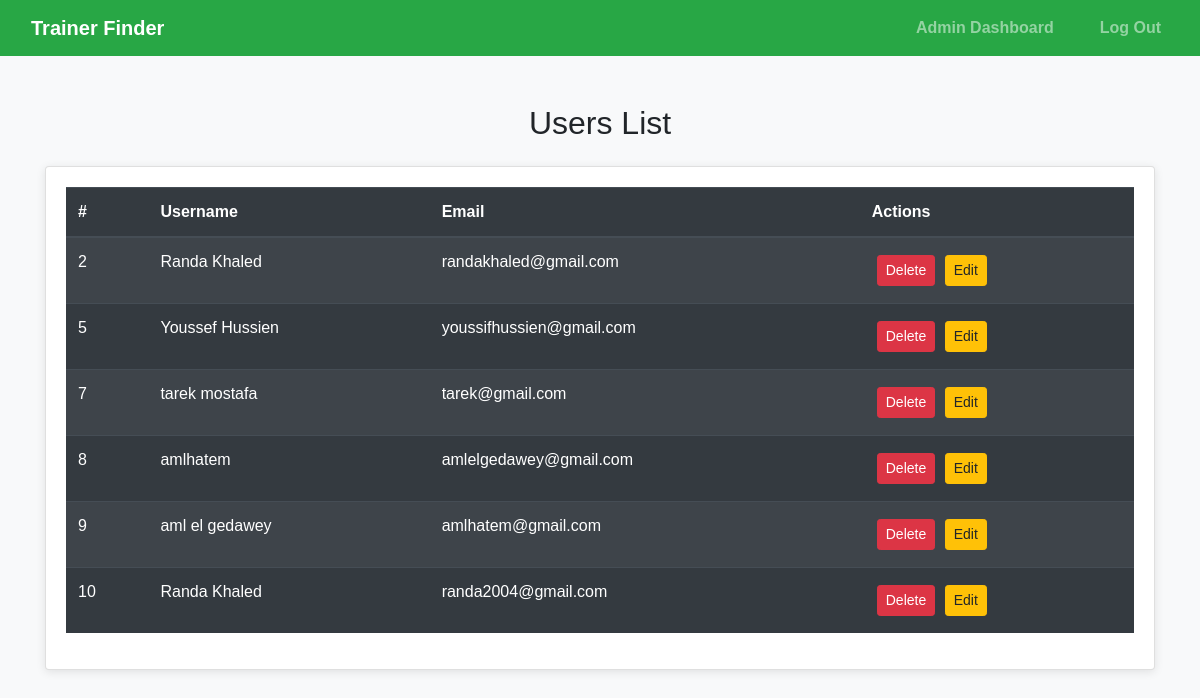
/Controllers/AdminController.php?page=users, run on an earlier commit of the app's database.
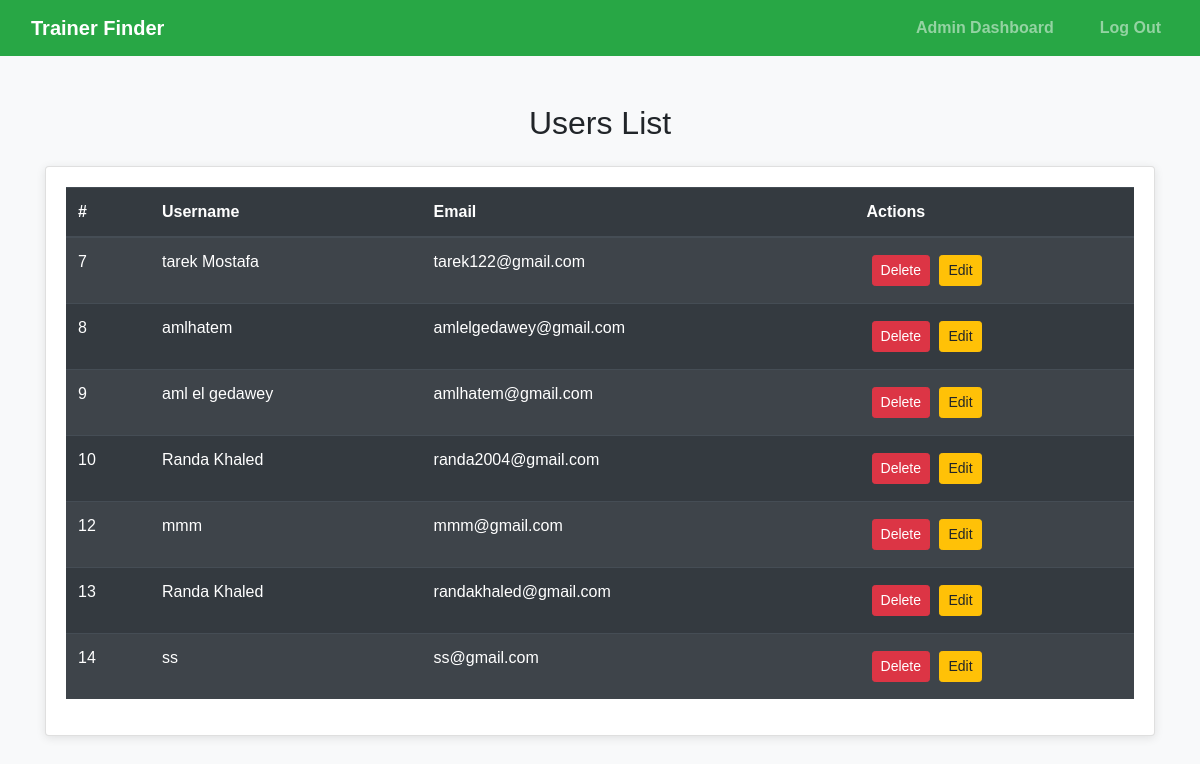
And on a later commit of the database.
### tables this page shows
CREATE TABLE `users` (
  `id` int(11) NOT NULL,
  `email` varchar(255) NOT NULL,
  `password` varchar(255) NOT NULL,
  `username` varchar(50) NOT NULL,
  `reserved` tinyint(5) DEFAULT NULL COMMENT 'default:0'
);

### Views/userslistView.php (the view, shortened to what this page needs)
<?php
$db = Database::getInstance();
$conn = $db->getConnection();
$users = [];
$sql = "SELECT id, username, email FROM users";
$result = $conn->query($sql);
if ($result && $result->num_rows > 0) {
    while ($row = $result->fetch_assoc()) {
        $users[] = $row;
    }
}
?>
<!DOCTYPE html>
<html lang="en">
<head>
    <link rel="stylesheet" href="../Assets/CSS/lists.css">
    <link rel="stylesheet" href="../Assets/CSS/header-footer.css">
    <link rel="stylesheet" href="https://stackpath.bootstrapcdn.com/bootstrap/4.5.2/css/bootstrap.min.css">
</head>
<body>
<nav class="navbar navbar-expand-lg navbar-dark">
    <a class="navbar-brand" href="#">Trainer Finder</a>
    <div class="collapse navbar-collapse">
        <ul class="navbar-nav ml-auto">
            <li class="nav-item"><a class="nav-link" href="../Views/adminView.php">Admin Dashboard</a></li>
            <li class="nav-item"><a class="nav-link" href="../Views/LoginSignupView.php">Log Out</a></li>
        </ul>
    </div>
</nav>
<div class="container mt-5">
    <h2 class="text-center mb-4">Users List</h2>
    <div class="card">
        <div class="card-body">
            <?php if (!empty($users)): ?>
                <table class="table table-dark table-striped">
                    <thead>
                        <tr>
                            <th>#</th>
                            <th>Username</th>
                            <th>Email</th>
                            <th>Actions</th>
                        </tr>
                    </thead>
                    <tbody>
                        <?php foreach ($users as $user): ?>
                            <tr>
                                <td><?= htmlspecialchars($user['id']) ?></td>
                                <td><?= htmlspecialchars($user['username']) ?></td>
                                <td><?= htmlspecialchars($user['email']) ?></td>
                                <td>
                                    <form method="POST" style="display:inline;" onsubmit="return confirmDelete()">
                                        <button type="submit" class="btn btn-danger btn-sm">Delete</button>
                                    </form>
                                    <button type="button" class="btn btn-warning btn-sm" onclick="openEditModal(
                                        <?= htmlspecialchars($user['id']) ?>,
                                        '<?= htmlspecialchars($user['username']) ?>',
                                        '<?= htmlspecialchars($user['email']) ?>'
                                    )">Edit</button>
                                </td>
                            </tr>
                        <?php endforeach; ?>
                    </tbody>
                </table>
            <?php else: ?>
                <p class="text-center">No users found.</p>
            <?php endif; ?>
        </div>
    </div>
</div>
</body>
</html>

### Controllers/AdminController.php (shortened to what this page needs)
<?php
class AdminController {
    public static function handleRequest() {
        $page = $_GET['page'] ?? '';
        switch ($page) {
            case 'users':
                self::viewUsers();
                break;
        }
    }
    public static function viewUsers() {
        include '../Views/userslistView.php';
    }
}
AdminController::handleRequest();

### Assets/CSS/lists.css (style rules this page uses)
body { font-family: 'Arial', sans-serif; background-color: #f8f9fa; color: #343a40; }
header, .navbar { background: #28a745; color: #ffffff; }
nav a { color: #ffffff; font-weight: bold; }
.card { background-color: #ffffff; border-radius: 10px; box-shadow: 0 2px 10px rgba(0, 0, 0, 0.1); margin-top: 20px; }
.btn-danger { margin: 5px; background-color: #dc3545; border: none; }
.table-dark { background-color: #343a40; color: #ffffff; }
.table-dark th, .table-dark td { vertical-align: middle; }

### Assets/CSS/header-footer.css (style rules this page uses)
nav { background-color: #28a745; }
nav a { margin: 0 15px; color: white; text-decoration: none; font-weight: bold; }

### Views/userslistView.php (style rules this page uses)
body { font-family: Arial, sans-serif; background-color: #f8f9fa; }
.navbar { background-color: #28a745; }
.navbar-brand { color: #fff; }
.card { margin-top: 20px; }

What changed in the data, as far as the page shows it:
removed users: id "2", username "Randa Khaled", email "randakhaled@gmail.com"
removed users: id "5", username "Youssef Hussien", email "youssifhussien@gmail.com"
changed users id 7: username "tarek mostafa" → "tarek Mostafa"; email "tarek@gmail.com" → "tarek122@gmail.com"
added users: id "12", username "mmm", email "mmm@gmail.com"
added users: id "13", username "Randa Khaled", email "randakhaled@gmail.com"
added users: id "14", username "ss", email "ss@gmail.com"
